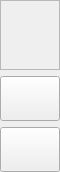
     <widget class="QFrame" name="LeftMenuBar">
      <property name="minimumSize">
       <size>
        <width>60</width>
        <height>0</height>
       </size>
      </property>
      <property name="maximumSize">
       <size>
        <width>60</width>
        <height>16777215</height>
       </size>
      </property>
      <property name="frameShape">
       <enum>QFrame::Shape::NoFrame</enum>
      </property>
      <property name="frameShadow">
       <enum>QFrame::Shadow::Raised</enum>
      </property>
      <layout class="QVBoxLayout" name="verticalLayout_3">
       <property name="leftMargin">
        <number>0</number>
       </property>
       <property name="topMargin">
        <number>0</number>
       </property>
       <property name="rightMargin">
        <number>0</number>
       </property>
       <property name="bottomMargin">
        <number>0</number>
       </property>
       <item alignment="Qt::AlignmentFlag::AlignTop">
        <widget class="QFrame" name="frame">
         <property name="frameShape">
          <enum>QFrame::Shape::StyledPanel</enum>
         </property>
         <property name="frameShadow">
          <enum>QFrame::Shadow::Raised</enum>
         </property>
         <layout class="QHBoxLayout" name="horizontalLayout_5">
          <item>
           <widget class="QLabel" name="loading_gif">
            <property name="sizePolicy">
             <sizepolicy hsizetype="Fixed" vsizetype="Fixed">
              <horstretch>0</horstretch>
              <verstretch>0</verstretch>
             </sizepolicy>
            </property>
            <property name="minimumSize">
             <size>
              <width>50</width>
              <height>50</height>
             </size>
            </property>
            <property name="text">
             <string/>
            </property>
           </widget>
          </item>
         </layout>
        </widget>
       </item>
       <item alignment="Qt::AlignmentFlag::AlignBottom">
        <widget class="QFrame" name="MenuFrame">
         <property name="minimumSize">
          <size>
           <width>0</width>
           <height>0</height>
          </size>
         </property>
         <property name="frameShape">
          <enum>QFrame::Shape::NoFrame</enum>
         </property>
         <property name="frameShadow">
          <enum>QFrame::Shadow::Raised</enum>
         </property>
         <layout class="QVBoxLayout" name="verticalLayout_6">
          <property name="leftMargin">
           <number>0</number>
          </property>
          <property name="topMargin">
           <number>0</number>
          </property>
          <property name="rightMargin">
           <number>0</number>
          </property>
          <property name="bottomMargin">
           <number>0</number>
          </property>
          <item>
           <widget class="QPushButton" name="btn_settings">
            <property name="sizePolicy">
             <sizepolicy hsizetype="Preferred" vsizetype="Preferred">
              <horstretch>0</horstretch>
              <verstretch>0</verstretch>
             </sizepolicy>
            </property>
            <property name="minimumSize">
             <size>
              <width>45</width>
              <height>45</height>
             </size>
            </property>
            <property name="font">
             <font>
              <family>Tahoma</family>
              <pointsize>12</pointsize>
              <italic>false</italic>
              <bold>false</bold>
             </font>
            </property>
            <property name="cursor">
             <cursorShape>ArrowCursor</cursorShape>
            </property>
            <property name="layoutDirection">
             <enum>Qt::LayoutDirection::LeftToRight</enum>
            </property>
            <property name="styleSheet">
             <string notr="true"/>
            </property>
            <property name="text">
             <string/>
            </property>
            <property name="icon">
             <iconset resource="resources.qrc">
              <normaloff>:/icons/images/icons/cil-settings.png</normaloff>:/icons/images/icons/cil-settings.png</iconset>
            </property>
           </widget>
          </item>
          <item>
           <widget class="QPushButton" name="btn_info">
            <property name="sizePolicy">
             <sizepolicy hsizetype="Preferred" vsizetype="Preferred">
              <horstretch>0</horstretch>
              <verstretch>0</verstretch>
             </sizepolicy>
            </property>
            <property name="minimumSize">
             <size>
              <width>0</width>
              <height>45</height>
             </size>
            </property>
            <property name="styleSheet">
             <string notr="true"/>
            </property>
            <property name="text">
             <string/>
            </property>
            <property name="icon">
             <iconset resource="resources.qrc">
              <normaloff>:/icons/images/icons/info.png</normaloff>:/icons/images/icons/info.png</iconset>
            </property>
           </widget>
          </item>
         </layout>
        </widget>
       </item>
      </layout>
     </widget>
